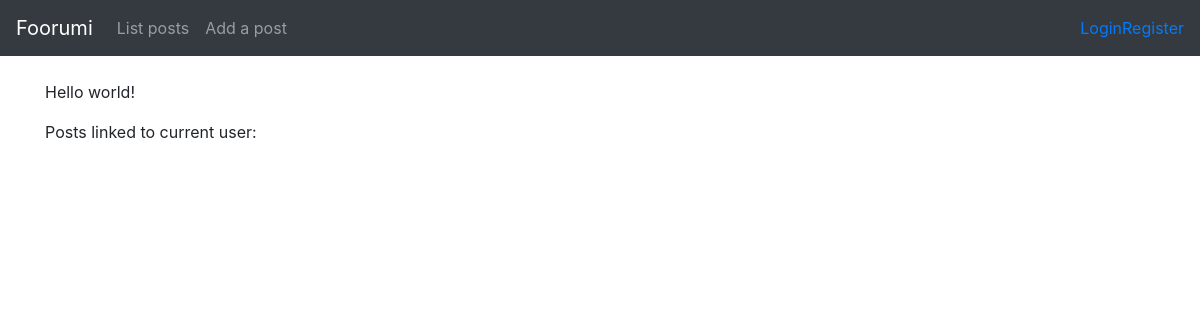
The app's page /, older data.
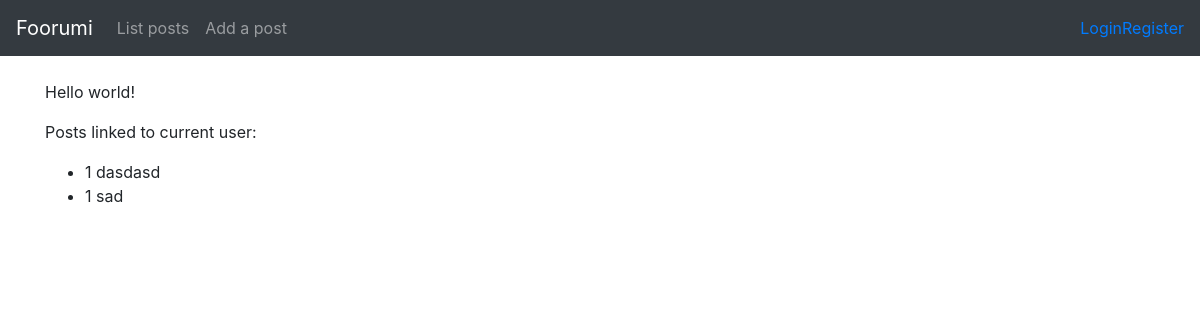
The same page, newer data.
### application/article/models.py (models this page shows, shortened)
class Article(Base):
    id = db.Column(db.Integer, primary_key=True)
    date_created = db.Column(db.DateTime, default=db.func.current_timestamp())
    date_modified = db.Column(db.DateTime, default=db.func.current_timestamp(), onupdate=db.func.current_timestamp())
    postname = db.Column(db.String(144), nullable=False)
    active = db.Column(db.Boolean, nullable=False)
    text = db.Column(db.String(2000), nullable=False)
    responses = db.relationship("Response", backref='article', lazy =True)
    account_id = db.Column(db.Integer, db.ForeignKey('account.id'),
                            nullable=False)

### application/views.py (the view)
@app.route('/')
def index():
    return render_template("index.html", linked_posts=User.find_linked_active_posts())

### application/auth/models.py (called while the page is built)
    @staticmethod
    def find_linked_active_posts():
        stmt = text("SELECT Account.id, Article.postname FROM Account"
                    " JOIN Article ON Article.account_id = Account.id"
                    " GROUP BY Account.id, Article.postname")
        res = db.engine.execute(stmt)
        response = []
        for row in res:
            response.append({"id":row[0], "postname":row[1]})
        return response

### application/templates/index.html
{% extends "layout.html" %}
{% block body %}
<p>
  Hello world!
</p>
{% if linked_posts is defined %}
<p>
  Posts linked to current user:
</p>
<ul>
  {% for user in linked_posts %}
  <li>
    {{user.id}} {{user.postname}}
  </li>
  {% endfor %}
</ul>
{% endif %}
{% endblock %}

### application/templates/layout.html (shortened to what this page needs)
<!DOCTYPE html>
<html>
  <head>
	<link rel="stylesheet" href="https://maxcdn.bootstrapcdn.com/bootstrap/4.0.0/css/bootstrap.min.css">
  </head>
  <body>
    <nav class="navbar navbar-expand-md navbar-dark bg-dark mb-4">
	<a class="navbar-brand" href="{{ url_for('index') }}">Foorumi</a>
	<div class="collapse navbar-collapse" id="navbarCollapse">
          <ul class="navbar-nav mr-auto">
            <li class="nav-item">
              <a class="nav-link" href="{{ url_for('article_index') }} ">List posts</a>
            </li>
            <li class="nav-item">
              <a class="nav-link" href="{{ url_for('article_form') }} ">Add a post</a>
            </li>
          </ul>
	<div class="form-inline mt-2 mt-md-0">
	{% if current_user.is_authenticated %}
	<a href="{{ url_for('auth_logout') }}">Hello {{ current_user.name }} -- Logout</a>
	<a href="{{ url_for('groups_form') }}">Create a group</a>
	<a href="{{ url_for('groups_list') }}">Join a group</a>
	  {% else %}
	<a href="{{ url_for('auth_login') }}">Login</a>
	<a href="{{ url_for('auth_form') }}">Register</a>
	  {% endif %}
          </div>
		</div>
      </nav>
    <main role="main" class="container">
    {% block body %}{% endblock %}
  </body>
</html>

Row changes from the older to the newer data that the page shows:
added Article: id "1", postname "dasdasd"
added Article: id "1", postname "sad"
